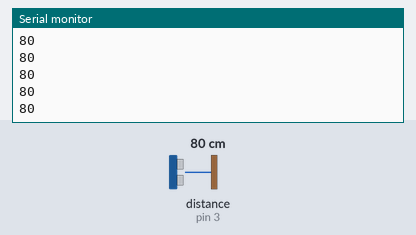
This sketch was run on a simulated Arduino Uno, built with avr-gcc and run on an emulated ATmega328P. Shown: the last lines printed to the serial monitor. The test bench sets the inputs (shaded band); at power-on: distance to the obstacle (sensor on pin 3) 80 cm.

Above: at 1.2 s.
1.3 s: distance to the obstacle (sensor on pin 3) set to 2 cm
At 2.1 s:
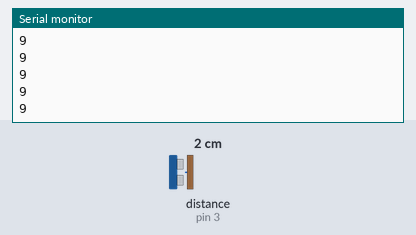
2.8 s: distance to the obstacle (sensor on pin 3) set to 18 cm
At 3.4 s:
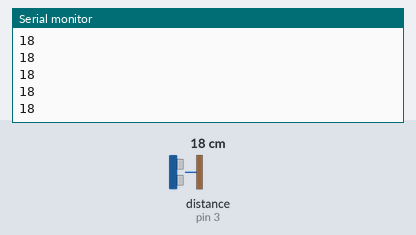
Timing chart, 0 to 5.8 s (numbered marks = the images above; inputs shaded):
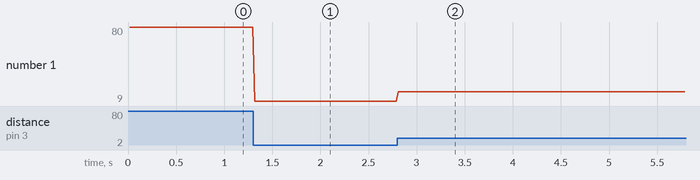

The sketch:

Infrared_TEST.ino
```cpp
/*
 *  Test code for Sharp infrared distance sensor
 */


#include <SharpIR.h>


#define IR_PIN 3             //  Infrared sensor
#define IR_READINGS 6        //          ||
#define IR_DIFFERENCE 95     //          ||
#define IR_MODEL 1080        //          ||


SharpIR sharp(IR_PIN, IR_READINGS, IR_DIFFERENCE, IR_MODEL);


void setup()
{
  Serial.begin(9600);
}


void loop()
{
  Serial.println(infrared());
}


int infrared()
/*
 *  Returns Infrared sensor reading
 */
{
  return sharp.distance();
}
```

Measured:
- after the input at 1.3 s, the serial monitor: prints a new line at once (image 1)
- after the input at 2.8 s, the serial monitor: prints a new line at once (image 2)
- plotted number 1: 80 → 9 after the input at 1.3 s, 9 → 18 after the input at 2.8 s
